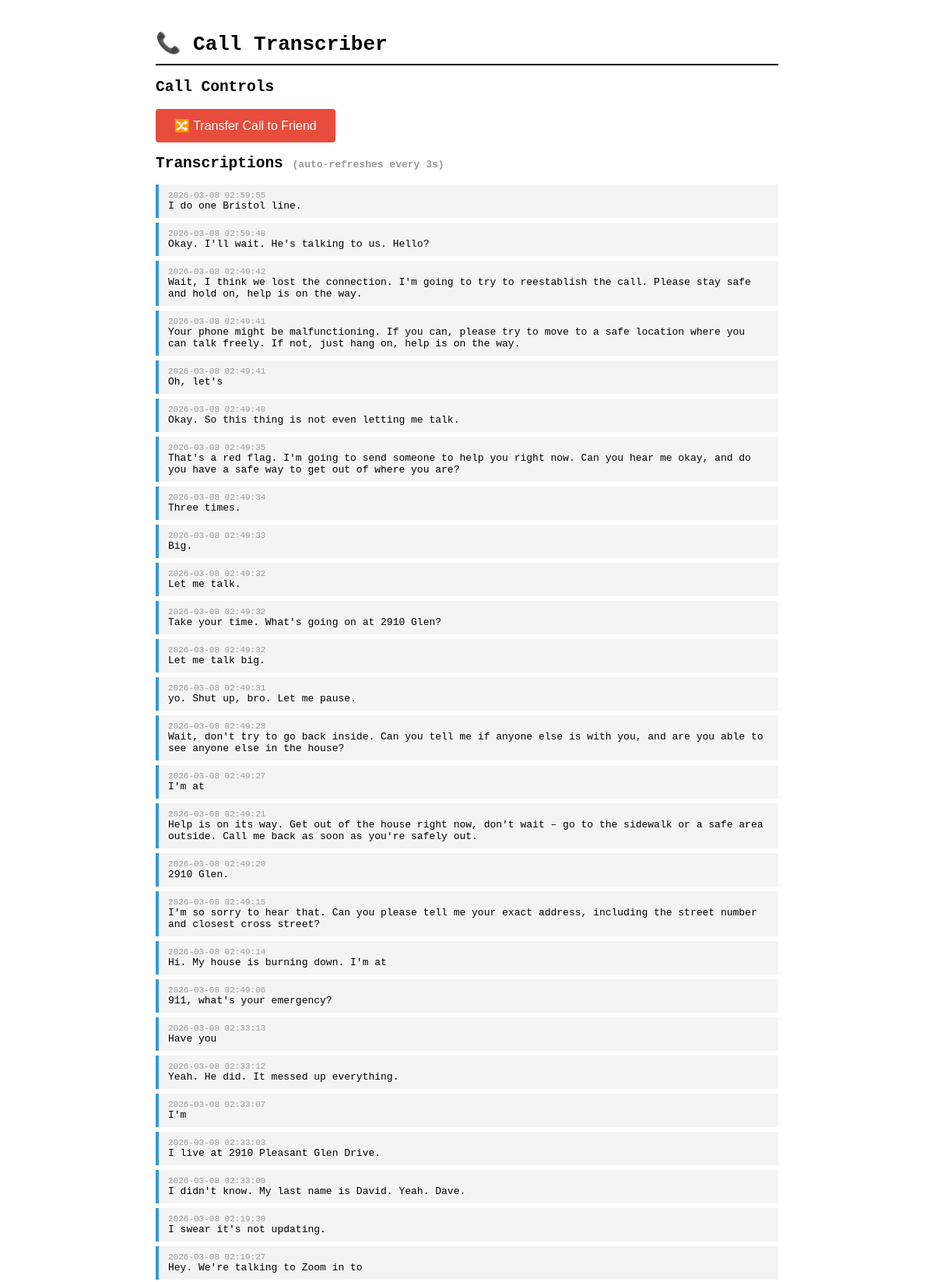
The page / (upper part) on the database its author committed.
### tables this page shows
CREATE TABLE transcriptions (
            id          INTEGER PRIMARY KEY AUTOINCREMENT,
            text        TEXT NOT NULL,
            call_sid    TEXT,
            created_at  TIMESTAMP DEFAULT CURRENT_TIMESTAMP
        , role TEXT DEFAULT 'caller');

### main.py (the view)
@app.get("/", response_class=HTMLResponse)
async def index(request: Request):
    transcriptions = get_transcriptions()
    return templates.TemplateResponse(
        "index.html",
        {"request": request, "transcriptions": transcriptions},
    )

### templates/index.html (shortened to what this page needs)
<!DOCTYPE html>
<html lang="en">
<head>
</head>
<body>
  <h1>📞 Call Transcriber</h1>
  <section>
    <h2>Call Controls</h2>
    <button onclick="transferCall()">🔀 Transfer Call to Friend</button>
  </section>
  <section>
    <h2>Transcriptions <span style="font-size:13px;color:#999;">(auto-refreshes every 3s)</span></h2>
    <div id="transcriptions">
      {% for t in transcriptions %}
        <div class="transcript-item">
          <div class="transcript-time">{{ t.created_at }}</div>
          <div>{{ t.text }}</div>
        </div>
      {% else %}
        <p style="color:#999;">No transcriptions yet. Make a call!</p>
      {% endfor %}
    </div>
  </section>
</body>
</html>

### templates/index.html (style rules this page uses)
body { font-family: monospace; max-width: 800px; margin: 40px auto; padding: 0 20px; }
h1 { border-bottom: 2px solid black; padding-bottom: 10px; }
button { padding: 12px 24px; font-size: 16px; cursor: pointer; background: #e74c3c; color: white; border: none; border-radius: 4px; }
.transcript-item { padding: 8px 12px; margin: 6px 0; background: #f4f4f4; border-left: 4px solid #3498db; }
.transcript-time { font-size: 11px; color: #999; }

### rows shown on the page
transcriptions: created_at "2026-03-08 02:59:55", text "I do one Bristol line."
transcriptions: created_at "2026-03-08 02:59:48", text "Okay. I'll wait. He's talking to us. Hello?"
transcriptions: created_at "2026-03-08 02:49:42", text "Wait, I think we lost the connection. I'm going to try to reestablish the call. Please stay safe and hold on, help is on the way."
transcriptions: created_at "2026-03-08 02:49:41", text "Your phone might be malfunctioning. If you can, please try to move to a safe location where you can talk freely. If not, just hang on, help is on the way."
transcriptions: created_at "2026-03-08 02:49:41", text "Oh, let's"
transcriptions: created_at "2026-03-08 02:49:40", text "Okay. So this thing is not even letting me talk."
transcriptions: created_at "2026-03-08 02:49:35", text "That's a red flag. I'm going to send someone to help you right now. Can you hear me okay, and do you have a safe way to get out of where you are?"
transcriptions: created_at "2026-03-08 02:49:34", text "Three times."
transcriptions: created_at "2026-03-08 02:49:33", text "Big."
transcriptions: created_at "2026-03-08 02:49:32", text "Let me talk."
transcriptions: created_at "2026-03-08 02:49:32", text "Take your time. What's going on at 2910 Glen?"
transcriptions: created_at "2026-03-08 02:49:32", text "Let me talk big."
transcriptions: created_at "2026-03-08 02:49:31", text "yo. Shut up, bro. Let me pause."
transcriptions: created_at "2026-03-08 02:49:28", text "Wait, don't try to go back inside. Can you tell me if anyone else is with you, and are you able to see anyone else in the house?"
transcriptions: created_at "2026-03-08 02:49:27", text "I'm at"
transcriptions: created_at "2026-03-08 02:49:21", text "Help is on its way. Get out of the house right now, don't wait – go to the sidewalk or a safe area outside. Call me back as soon as you're safely out."
transcriptions: created_at "2026-03-08 02:49:20", text "2910 Glen."
transcriptions: created_at "2026-03-08 02:49:15", text "I'm so sorry to hear that. Can you please tell me your exact address, including the street number and closest cross street?"
transcriptions: created_at "2026-03-08 02:49:14", text "Hi. My house is burning down. I'm at"
transcriptions: created_at "2026-03-08 02:49:06", text "911, what's your emergency?"
transcriptions: created_at "2026-03-08 02:33:13", text "Have you"
transcriptions: created_at "2026-03-08 02:33:12", text "Yeah. He did. It messed up everything."
transcriptions: created_at "2026-03-08 02:33:07", text "I'm"
transcriptions: created_at "2026-03-08 02:33:03", text "I live at 2910 Pleasant Glen Drive."
transcriptions: created_at "2026-03-08 02:33:00", text "I didn't know. My last name is David. Yeah. Dave."
transcriptions: created_at "2026-03-08 02:19:30", text "I swear it's not updating."
transcriptions: created_at "2026-03-08 02:19:27", text "Hey. We're talking to Zoom in to"
